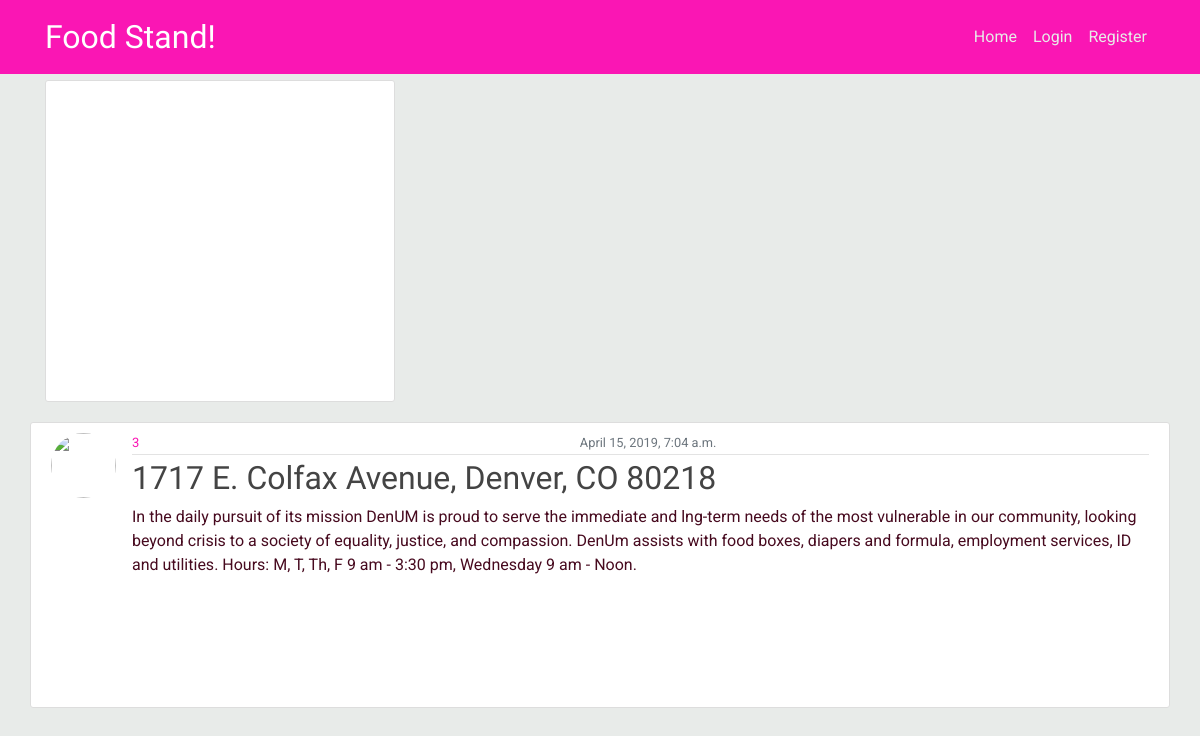
The app's page /distros/37/ with its own data.
### distros/models.py (models this page shows, shortened)
class Post(models.Model):
  site = models.CharField(max_length=100)
  address = models.CharField(max_length=100)
  lat = models.FloatField()
  lng = models.FloatField()
  info = models.TextField()
  start_time = models.DateTimeField(auto_now=False)
  author = models.ForeignKey(User, on_delete=models.CASCADE)
  image = models.ImageField(blank=True)

### distros/views.py (the view)
# urls.py: path("<int:pk>/", PostDetailView.as_view(), name='post-detail'),
class PostDetailView(DetailView):
  model = Post

### distros/templates/distros/post_detail.html (shortened to what this page needs)
{% extends 'distros/base.html' %}
{% block content %}
<div class="row">
  <div class="col-md-4">
    <div class="content-section">
      <div id='map' style='width: 100%; min-height: 300px;'></div>
    </div>
  </div>
  <article class="media content-section">
    <img class="rounded-circle article-img" src="{{ user }}">
    <div class="media-body">
      <div class="article-metadata">
        <a class="mr-2" href="#">{{ object.site }}</a>
        <small class="text-muted">{{ object.start_time}}</small>
      </div>
      <h2 class="article-title">{{ object.address }}</h2>
      <p class="article-content">{{ object.info }}</p>
    </div>
  </article>
{% endblock content %}

### distros/static/distros/main.css (style rules this page uses)
body { background: #E8EBE9; color: #470A1F; margin-top: 5rem; font-family: 'Roboto', sans-serif; }
h1, h2, h3, h4, h5, h6 { color: #470A1F; font-family: 'Special Elite', cursive; }
.text-muted { display: flex; overflow: none; width: 100%; justify-content: center; }
a { color: #FA16B4 }
.content-section { width: 100%; background: #ffffff; padding: 10px 20px; border: 1px solid #dddddd; border-radius: 3px; margin-bottom: 20px; justify-content: center; }
.article-title { color: #444444; }
.article-content { white-space: wrap; width: 100%; height: 50%; text-overflow: ellipsis; }
.article-img { height: 65px; width: 65px; margin-right: 16px; }
.article-metadata { display: flex; padding-bottom: 1px; margin-bottom: 4px; border-bottom: 1px solid #e3e3e3 }
.media-body { height: 33vh; overflow: hidden; }
.mr-2 { font-size: 13px; }

### records on screen
Post: site "3", start_time "April 15, 2019, 7:04 a.m.", address "1717 E. Colfax Avenue, Denver, CO 80218", info "In the daily pursuit of its mission DenUM is proud to serve the immediate and lng-term needs of the most vulnerable in our community, looking beyond crisis to a society of equality, justice, and compassion. DenUm assists with food boxes, diapers and formula, employment services, ID and utilities. Hours: M, T, Th, F 9 am - 3:30 pm, Wednesday 9 am - Noon."
